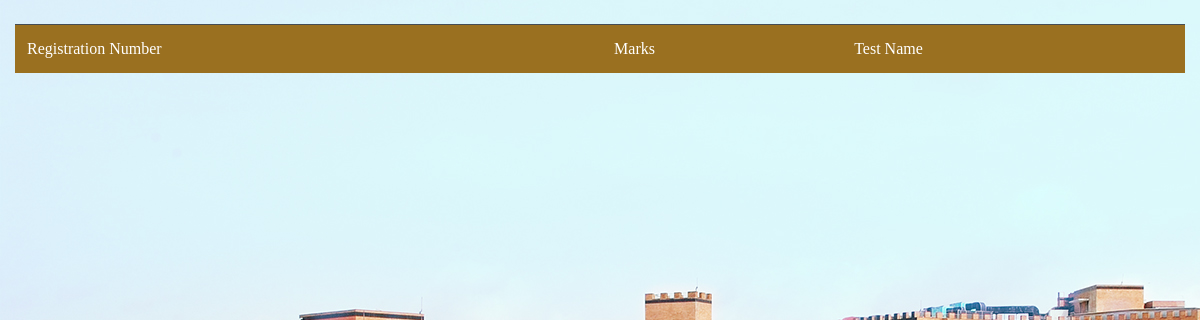
Before: /studentmarks_result/ with the older database file.
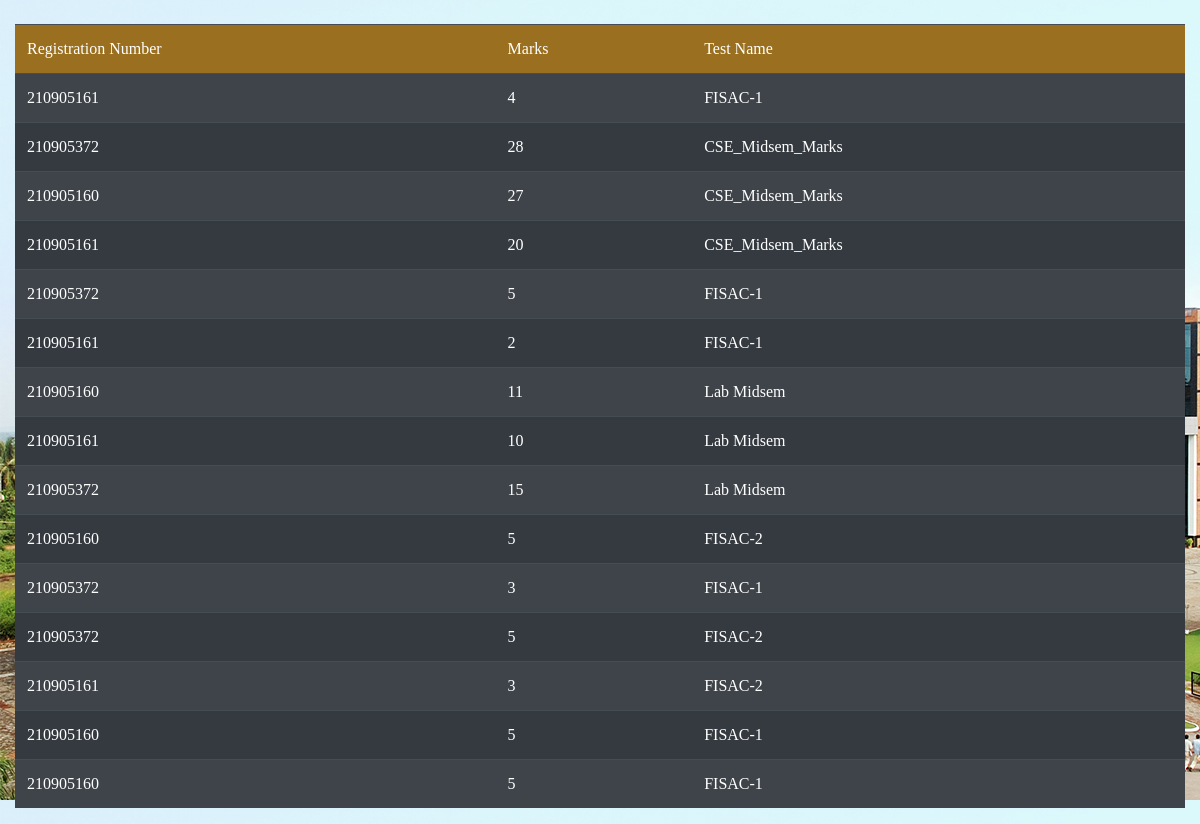
After: the same page with the newer database file.
### webapp/models.py (models this page shows)
class Marks(models.Model):
    test_name = models.CharField(max_length=100)
    student_regno = models.ForeignKey(User, to_field='username', on_delete=models.CASCADE)
    subject = models.CharField(max_length=100)
    marks = models.PositiveIntegerField(default = 0)
    date = models.DateField()

class User(models.Model):
    CHOICES = (('student','student'),('teacher','teacher'))
    username = models.IntegerField(primary_key = True)
    password = models.CharField(max_length = 100)
    user = models.CharField(max_length = 100,choices=CHOICES)

### webapp/views.py (the view)
# urls.py: path('studentmarks_result/',views.studentmarksResult,name='studentmarksResult'),
def studentmarksResult(request):
    m_obj = Marks.objects.all().order_by('-date')
    return render(request,'studentmarks_result.html',{'marks':m_obj})

### webapp/templates/webapp/studentmarks_result.html (shortened to what this page needs)
<!DOCTYPE html>
<html lang="en" xmlns="http://www.w3.org/1999/xhtml">
<head>
    <link rel="stylesheet" href="https://cdn.jsdelivr.net/npm/bootstrap@4.4.1/dist/css/bootstrap.min.css">
    <link href="https://cdn.jsdelivr.net/npm/bootstrap-icons/font/bootstrap-icons.css" rel="stylesheet">
</head>
{% load static %}
<body style="background-image:url({% static 'manipal.jpg' %});font-family:Georgia">
    <div class="container-fluid">
        <table class="table table-dark table-striped table-hover mt-4">
            <thead style="background-color: rgba(255, 165, 0, 0.5); border-radius: 20px;" ">
            <td>Registration Number</td>
            <td>Marks</td>
            <td>Test Name</td>
            </thead>
            {% for mark in marks %}
            <tr>
                <td>{{ mark.student_regno.username }}</td>
                <td>{{ mark.marks }}</td>
                <td>{{ mark.test_name }}</td>
            </tr>
            {% endfor %}
        </table>
    </div>
</body>
</html>

Changed rows visible on the page:
added Marks: student_regno.username "210905161", marks "4", test_name "FISAC-1"
added Marks: student_regno.username "210905372", marks "28", test_name "CSE_Midsem_Marks"
added Marks: student_regno.username "210905160", marks "27", test_name "CSE_Midsem_Marks"
added Marks: student_regno.username "210905161", marks "20", test_name "CSE_Midsem_Marks"
added Marks: student_regno.username "210905372", marks "5", test_name "FISAC-1"
added Marks: student_regno.username "210905161", marks "2", test_name "FISAC-1"
added Marks: student_regno.username "210905160", marks "11", test_name "Lab Midsem"
added Marks: student_regno.username "210905161", marks "10", test_name "Lab Midsem"
added Marks: student_regno.username "210905372", marks "15", test_name "Lab Midsem"
added Marks: student_regno.username "210905160", marks "5", test_name "FISAC-2"
added Marks: student_regno.username "210905372", marks "3", test_name "FISAC-1"
added Marks: student_regno.username "210905372", marks "5", test_name "FISAC-2"
added Marks: student_regno.username "210905161", marks "3", test_name "FISAC-2"
added Marks: student_regno.username "210905160", marks "5", test_name "FISAC-1"
added Marks: student_regno.username "210905160", marks "5", test_name "FISAC-1"
